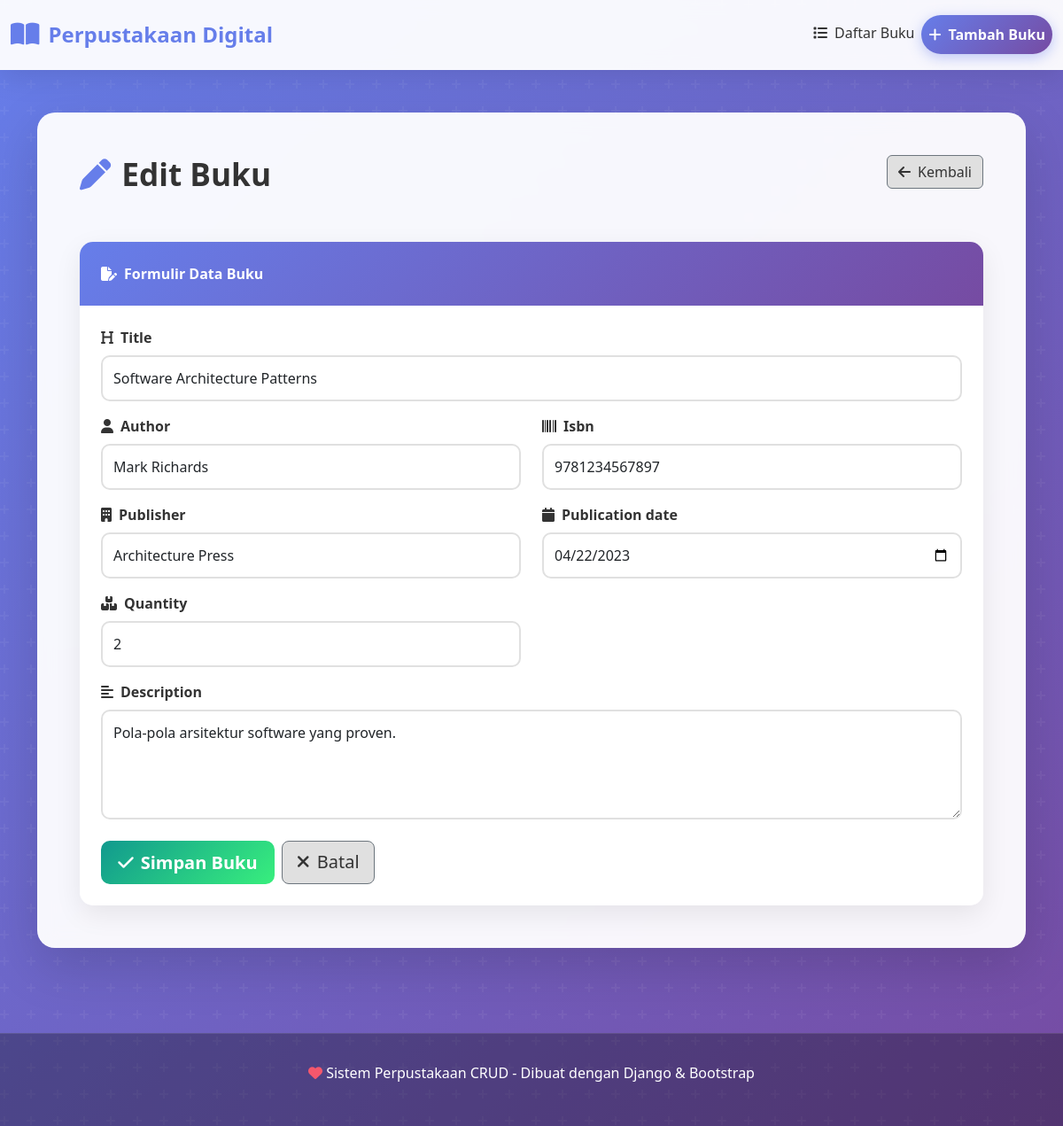
The page /book/58/update/ on the database its author committed.
### books/models.py (models this page shows, shortened)
class Book(models.Model):
    title = models.CharField(max_length=200)
    author = models.CharField(max_length=100)
    isbn = models.CharField(max_length=13, unique=True)
    publisher = models.CharField(max_length=100)
    publication_date = models.DateField()
    description = models.TextField(blank=True, null=True)
    quantity = models.IntegerField(default=1)
    created_at = models.DateTimeField(auto_now_add=True)
    updated_at = models.DateTimeField(auto_now=True)
    class Meta:
        ordering = ['-created_at']

### books/views.py (the view)
# urls.py: path('book/<int:pk>/update/', views.book_update, name='book_update'),
def book_update(request, pk):
    book = get_object_or_404(Book, pk=pk)
    if request.method == 'POST':
        form = BookForm(request.POST, instance=book)
        if form.is_valid():
            form.save()
            return redirect('book_detail', pk=book.pk)
    else:
        form = BookForm(instance=book)
    return render(request, 'books/book_form.html', {'form': form, 'book': book, 'title': 'Edit Buku'})

### books/forms.py
class BookForm(forms.ModelForm):
    class Meta:
        model = Book
        fields = ['title', 'author', 'isbn', 'publisher', 'publication_date', 'description', 'quantity']
        widgets = {
            'title': forms.TextInput(attrs={'class': 'form-control', 'placeholder': 'Judul Buku'}),
            'author': forms.TextInput(attrs={'class': 'form-control', 'placeholder': 'Pengarang'}),
            'isbn': forms.TextInput(attrs={'class': 'form-control', 'placeholder': 'ISBN'}),
            'publisher': forms.TextInput(attrs={'class': 'form-control', 'placeholder': 'Penerbit'}),
            'publication_date': forms.DateInput(attrs={'class': 'form-control', 'type': 'date'}),
            'description': forms.Textarea(attrs={'class': 'form-control', 'rows': 4, 'placeholder': 'Deskripsi Buku'}),
            'quantity': forms.NumberInput(attrs={'class': 'form-control', 'placeholder': 'Jumlah', 'min': '1'}),
        }

### books/templates/books/book_form.html (shortened to what this page needs)
{% extends 'books/base.html' %}
{% block content %}
<div class="row mb-4">
    <div class="col-md-8">
        <h1 class="page-title">
            <i class="fas fa-pen"></i>
            {{ title }}
        </h1>
    </div>
    <div class="col-md-4 text-end">
        <a href="{% url 'book_list' %}" class="btn btn-secondary">
            <i class="fas fa-arrow-left me-2"></i>Kembali
        </a>
    </div>
</div>
<div class="card">
    <div class="card-header">
        <i class="fas fa-file-pen me-2"></i>Formulir Data Buku
    </div>
    <div class="card-body">
        <form method="post" class="needs-validation">
            <div class="row">
                <div class="col-md-12 mb-3">
                    <label for="{{ form.title.id_for_label }}" class="form-label">
                        <i class="fas fa-heading me-2"></i>{{ form.title.label }}
                    </label>
                    {{ form.title }}
                </div>
            </div>
            <div class="row">
                <div class="col-md-6 mb-3">
                    <label for="{{ form.author.id_for_label }}" class="form-label">
                        <i class="fas fa-user me-2"></i>{{ form.author.label }}
                    </label>
                    {{ form.author }}
                </div>
                <div class="col-md-6 mb-3">
                    <label for="{{ form.isbn.id_for_label }}" class="form-label">
                        <i class="fas fa-barcode me-2"></i>{{ form.isbn.label }}
                    </label>
                    {{ form.isbn }}
                </div>
            </div>
            <div class="row">
                <div class="col-md-6 mb-3">
                    <label for="{{ form.publisher.id_for_label }}" class="form-label">
                        <i class="fas fa-building me-2"></i>{{ form.publisher.label }}
                    </label>
                    {{ form.publisher }}
                </div>
                <div class="col-md-6 mb-3">
                    <label for="{{ form.publication_date.id_for_label }}" class="form-label">
                        <i class="fas fa-calendar me-2"></i>{{ form.publication_date.label }}
                    </label>
                    {{ form.publication_date }}
                </div>
            </div>
            <div class="row">
                <div class="col-md-6 mb-3">
                    <label for="{{ form.quantity.id_for_label }}" class="form-label">
                        <i class="fas fa-boxes me-2"></i>{{ form.quantity.label }}
                    </label>
                    {{ form.quantity }}
                </div>
            </div>
            <div class="mb-3">
                <label for="{{ form.description.id_for_label }}" class="form-label">
                    <i class="fas fa-align-left me-2"></i>{{ form.description.label }}
                </label>
                {{ form.description }}
            </div>
            <div class="mt-4 d-flex gap-2">
                <button type="submit" class="btn btn-success btn-lg">
                    <i class="fas fa-check me-2"></i>Simpan Buku
                </button>
                <a href="{% url 'book_list' %}" class="btn btn-secondary btn-lg">
                    <i class="fas fa-times me-2"></i>Batal
                </a>
            </div>
        </form>
    </div>
</div>
{% endblock %}

### books/templates/books/base.html (style rules this page uses)
* { margin: 0; padding: 0; box-sizing: border-box; }
body { background: linear-gradient(135deg, #667eea 0%, #764ba2 100%); min-height: 100vh; font-family: 'Segoe UI', Tahoma, Geneva, Verdana, sans-serif; position: relative; }
body::before { content: ''; position: fixed; top: 0; left: 0; width: 100%; height: 100%; pointer-events: none; z-index: 0; }
.page-title { color: #333; font-weight: 700; margin-bottom: 2rem; display: flex; align-items: center; gap: 12px; font-size: 2.2rem; }
.page-title i { color: #667eea; }
.btn-primary, .btn-success, .btn-warning, .btn-danger, .btn-info { border: none; border-radius: 10px; font-weight: 600; transition: all 0.3s ease; padding: 0.6rem 1.2rem; }
.btn-success { background: linear-gradient(135deg, #11998e, #38ef7d); color: white; }
.btn-secondary { background: #e0e0e0; color: #333; }
.card { border: none; border-radius: 15px; box-shadow: 0 10px 30px rgba(0, 0, 0, 0.08); transition: all 0.3s ease; overflow: hidden; background: rgba(255, 255, 255, 0.98); }
.card-header { background: linear-gradient(135deg, #667eea, #764ba2); border: none; padding: 1.5rem; color: white; font-weight: 600; }
.card-body { padding: 1.5rem; }
.form-control, .form-select, textarea { border: 2px solid #e0e0e0; border-radius: 10px; padding: 0.75rem; font-size: 1rem; transition: all 0.3s ease; background: rgba(255, 255, 255, 0.9); }
.form-label { font-weight: 600; color: #333; margin-bottom: 0.5rem; }

### rows shown on the page
Book: title "Software Architecture Patterns", author "Mark Richards", isbn "9781234567897", publisher "Architecture Press", publication_date "04/22/2023", quantity "2", description "Pola-pola arsitektur software yang proven."

### other values the page prints
{{ title }} "Edit Buku"
